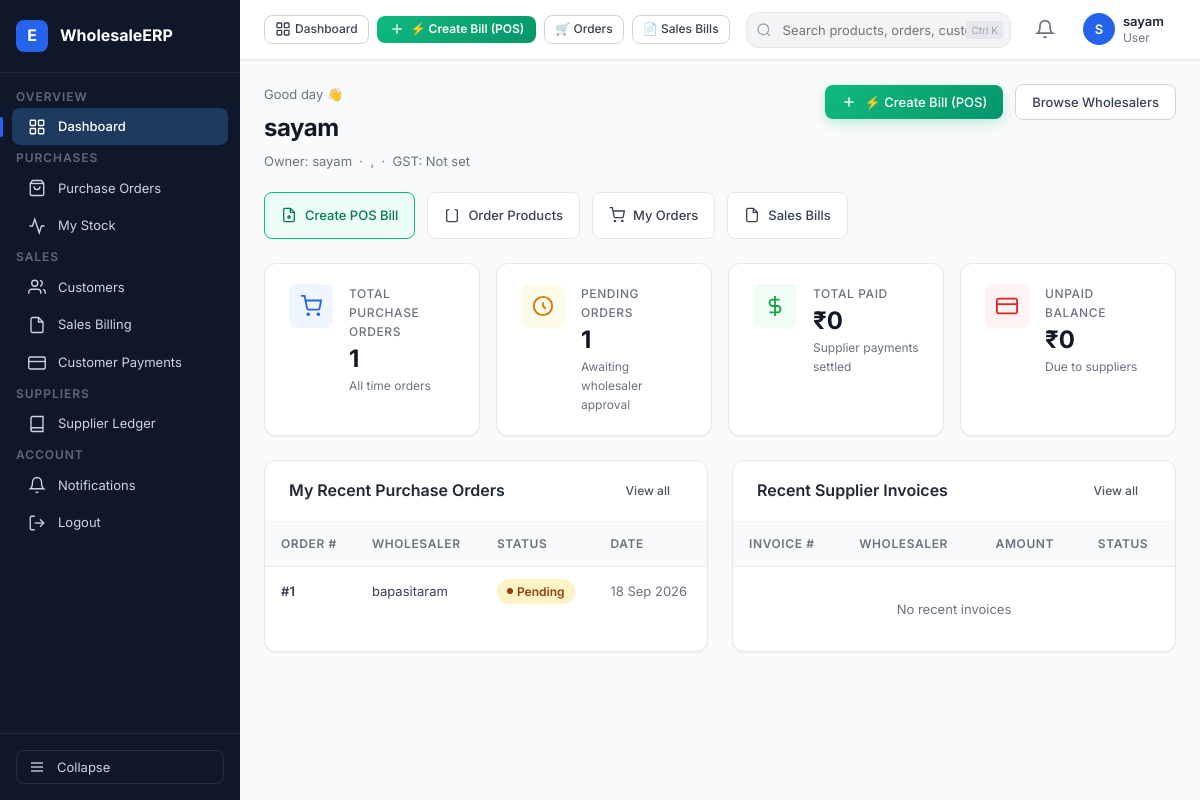
The app's page /accounts/dashboard/ (signed in), older data.
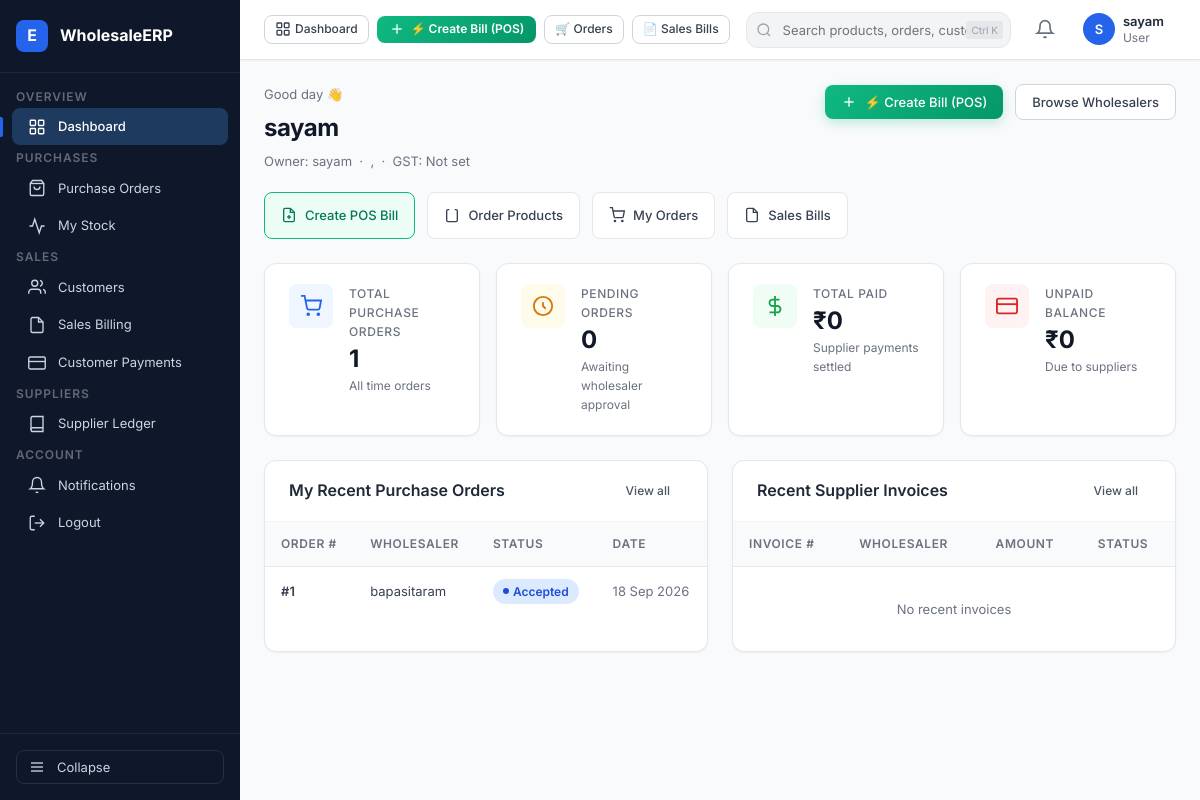
The same page, newer data.
### orders/models.py (models this page shows, shortened)
class Order(models.Model):
    STATUS_CHOICES = [
        ("PENDING","Pending"),
        ("ACCEPTED","Accepted"),
        ("WAITING_FOR_STOCK", "Waiting for Stock"),
        ("REJECTED","Rejected"),
        ("PROCESSING","Processing"),
        ("SHIPPED","Shipped"),
        ("DELIVERED","Delivered"),
        ("CANCELLED","Cancelled"),
    ]
    retailer = models.ForeignKey(
        RetailerProfile,
        on_delete=models.CASCADE,
        related_name="orders"
    )
    wholesaler = models.ForeignKey(
        WholesalerProfile,
        on_delete=models.CASCADE,
        related_name="orders"
    )
    status = models.CharField(
        max_length=30,
        choices = STATUS_CHOICES,
        default="PENDING"
    )
    order_date = models.DateTimeField(
        auto_now_add=True
    )
    notes = models.TextField(
        blank=True
    )

### accounts/models.py (models this page shows, shortened)
class WholesalerProfile(models.Model):
    user = models.OneToOneField(User, on_delete=models.CASCADE, related_name="wholesaler_profile")
    business_name = models.CharField(max_length=200)
    phone = models.CharField(max_length=15)
    gst_number = models.CharField(max_length=15, blank=True, null=True)
    address = models.TextField()
    city = models.CharField(max_length=100)
    state = models.CharField(max_length=100)
    pincode = models.CharField(max_length=10)
    retailers = models.ManyToManyField("RetailerProfile",related_name="wholesalers",blank=True)
    created_at = models.DateTimeField(auto_now_add=True)

### accounts/views.py (the view, shortened to what this page needs)
# urls.py: path("dashboard/", dashboard, name="dashboard"),
@login_required
def dashboard(request):
    profile = getattr(request.user, 'profile', None)
    if not profile:
        return redirect("login")
    today = date.today()
    expiry_limit = today + timedelta(days=30)
    if profile.role == "WHOLESALER":
        wholesaler = request.user.wholesaler_profile
        total_products = Product.objects.filter(wholesaler=wholesaler).count()
        low_stock_count = Stock.objects.filter(
            product__wholesaler=wholesaler,
            quantity__lte=F("minimum_stock")
        ).count()
        expiring_count = Stock.objects.filter(
            product__wholesaler=wholesaler,
            expiry_date__isnull=False,
            expiry_date__gte=today,
            expiry_date__lte=expiry_limit
        ).count()
        pending_orders_count = Order.objects.filter(
            wholesaler=wholesaler,
            status="PENDING"
        ).count()
        total_retailers = wholesaler.retailers.count()
        invoices = Invoice.objects.filter(wholesaler=wholesaler, status__in=["UNPAID", "PARTIALLY_PAID"]).prefetch_related("payments")
        total_outstanding = Decimal("0.00")
        for inv in invoices:
            total_paid_for_inv = sum((p.amount for p in inv.payments.all()), Decimal("0.00"))
            outstanding_for_inv = inv.grand_total - total_paid_for_inv
            if outstanding_for_inv > Decimal("0.00"):
                total_outstanding += outstanding_for_inv
            else:
                inv.status = "PAID"
                inv.save(update_fields=["status"])
        recent_orders = (
            Order.objects.filter(wholesaler=wholesaler)
            .select_related("retailer")
            .order_by("-order_date")[:5]
        )
        recent_invoices = (
            Invoice.objects.filter(wholesaler=wholesaler)
            .select_related("retailer")
            .order_by("-invoice_date")[:5]
        )
        context = {
            "wholesaler": wholesaler,
            "total_products": total_products,
            "low_stock_count": low_stock_count,
            "expiring_count": expiring_count,
            "pending_orders_count": pending_orders_count,
            "total_retailers": total_retailers,
            "total_outstanding": total_outstanding,
            "recent_orders": recent_orders,
            "recent_invoices": recent_invoices,
        }
        return render(request, "accounts/wholesaler_dashboard.html", context)
    elif profile.role == "RETAILER":
        retailer = request.user.retailer_profile
        total_orders = Order.objects.filter(retailer=retailer).count()
        pending_orders_count = Order.objects.filter(retailer=retailer, status="PENDING").count()
        recent_orders = (
            Order.objects.filter(retailer=retailer)
            .select_related("wholesaler")
            .order_by("-order_date")[:5]
        )
        recent_invoices = (
            Invoice.objects.filter(retailer=retailer)
            .select_related("wholesaler")
            .order_by("-invoice_date")[:5]
        )
        total_spent = Payment.objects.filter(invoice__retailer=retailer).aggregate(total=Sum("amount"))["total"] or Decimal("0.00")
        unpaid_invoices = Invoice.objects.filter(
            retailer=retailer,
            status__in=["UNPAID", "PARTIALLY_PAID"]
        ).prefetch_related("payments")
        total_unpaid = Decimal("0.00")
        connected_wholesalers_count = retailer.wholesalers.count()
        context = {
            "retailer": retailer,
            "total_orders": total_orders,
            "pending_orders_count": pending_orders_count,
            "recent_orders": recent_orders,
            "recent_invoices": recent_invoices,
            "total_spent": total_spent,
            "total_unpaid": total_unpaid,
            "connected_wholesalers_count": connected_wholesalers_count,
        }
        return render(request, "accounts/retailer_dashboard.html", context)

### templates/accounts/retailer_dashboard.html (shortened to what the changed rows need)
{% extends 'base.html' %}
{% block content %}
<div class="page-header" style="margin-bottom: 20px;">
  <div class="page-header-left">
    <h1 class="page-title">{{ retailer.shop_name }}</h1>
  </div>
</div>
<div class="stats-grid">
  <div class="stat-card">
    <div class="stat-info">
      <div class="stat-label">Pending Orders</div>
      <div class="stat-value">{{ pending_orders_count|default:"0" }}</div>
      <div class="stat-sub">Awaiting wholesaler approval</div>
    </div>
  </div>
</div>
<div class="grid-2" style="margin-top: 24px;">
  <div class="card">
    <div class="table-wrap">
      <table class="table">
        <thead>
          <tr>
            <th>Order #</th>
            <th>Wholesaler</th>
            <th>Status</th>
            <th>Date</th>
          </tr>
        </thead>
        <tbody>
          {% for order in recent_orders %}
          <tr class="table-row-link" data-href="{% url 'order_detail' order.id %}">
            <td class="text-bold">#{{ order.id }}</td>
            <td>{{ order.wholesaler.business_name }}</td>
            <td>
              {% if order.status == 'PENDING' %}<span class="badge badge-amber">Pending</span>
              {% elif order.status == 'ACCEPTED' %}<span class="badge badge-blue">Accepted</span>
              {% elif order.status == 'DELIVERED' %}<span class="badge badge-green">Delivered</span>
              {% elif order.status == 'REJECTED' %}<span class="badge badge-red">Rejected</span>
              {% else %}<span class="badge badge-gray">{{ order.status }}</span>{% endif %}
            </td>
            <td class="text-muted">{{ order.order_date|date:"d M Y" }}</td>
          </tr>
          {% empty %}
          <tr><td colspan="4" class="text-center text-muted" style="padding:32px;">No purchase orders yet</td></tr>
          {% endfor %}
        </tbody>
      </table>
    </div>
  </div>
  <div class="card">
    <div class="table-wrap">
      <table class="table">
        <thead>
          <tr>
            <th>Invoice #</th>
            <th>Wholesaler</th>
            <th>Amount</th>
            <th>Status</th>
          </tr>
        </thead>
      </table>
    </div>
  </div>
</div>
{% endblock %}

Row changes from the older to the newer data that the page shows:
changed Order "bapasitaram": status "Pending" → "Accepted"
Text that changed along with them:
{{ pending_orders_count|default:"0" }}: "1" → "0"
